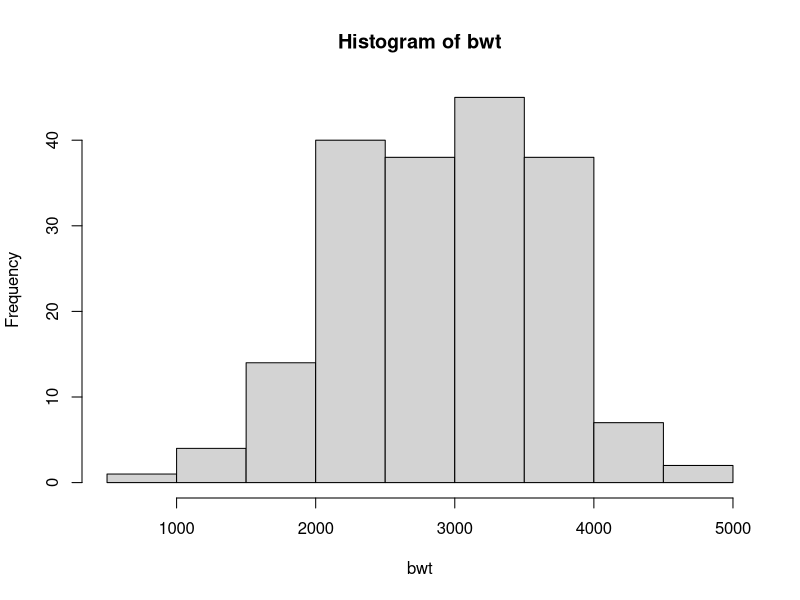
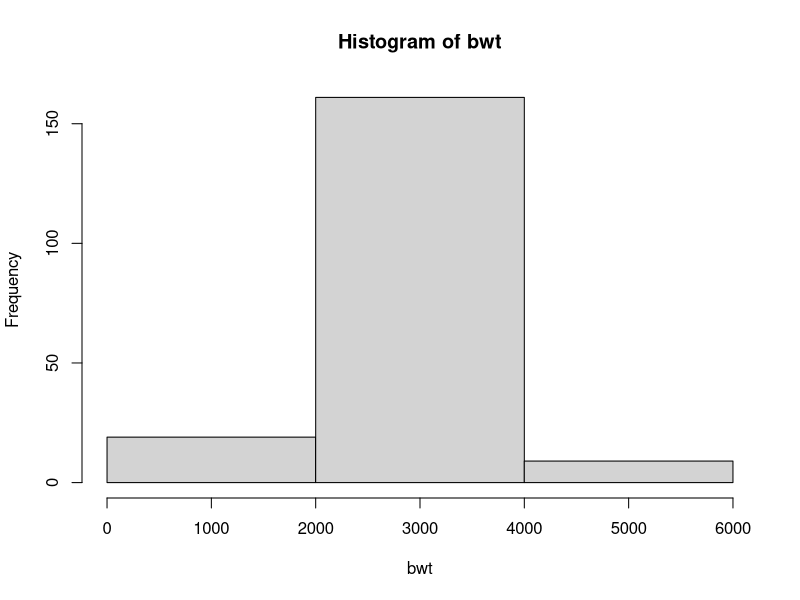
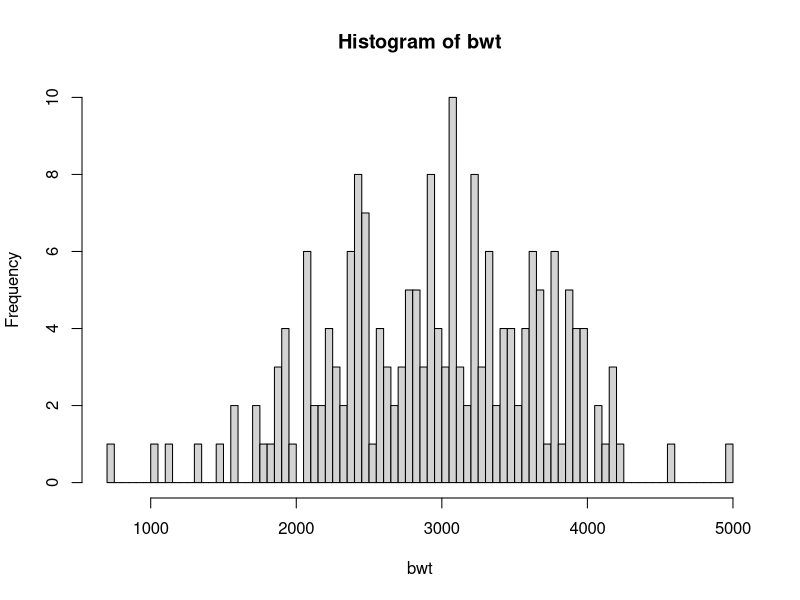
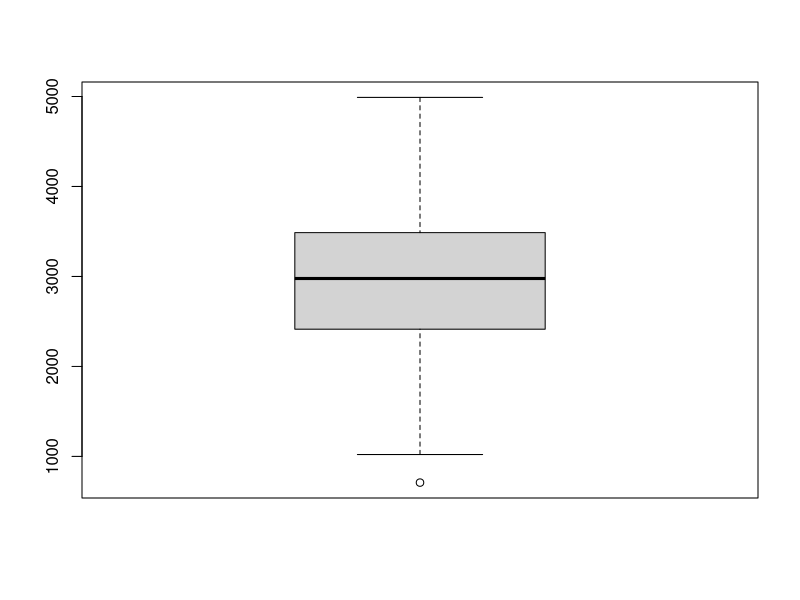
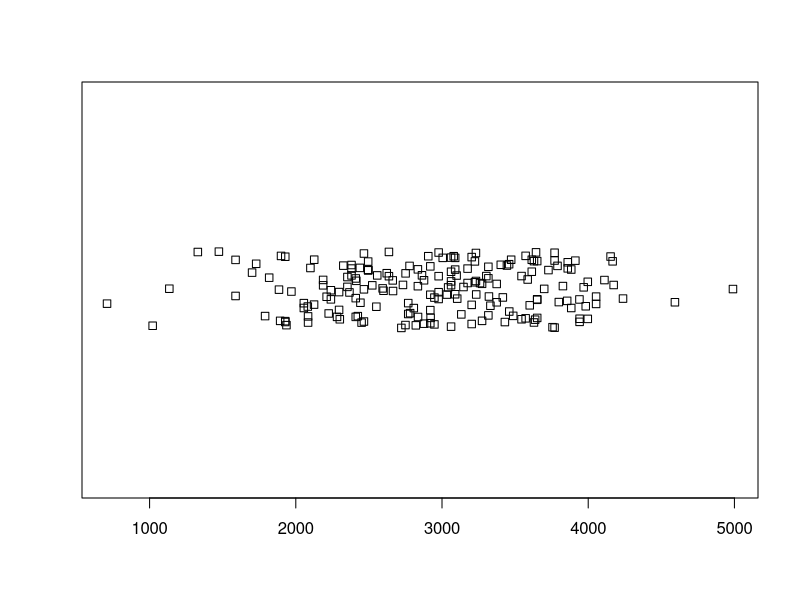
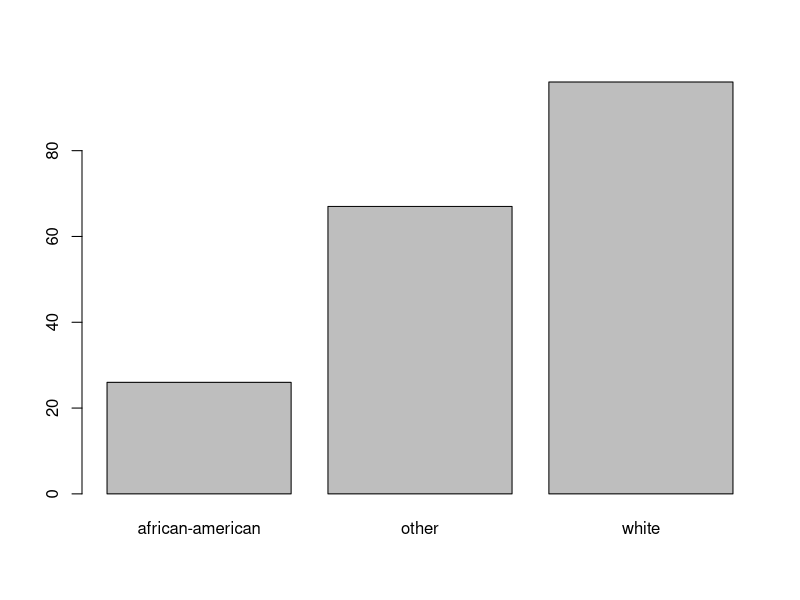
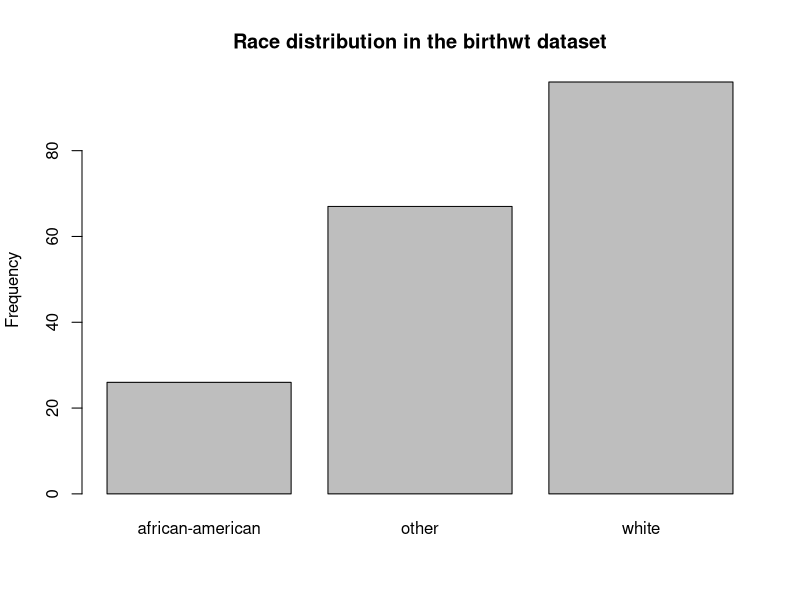
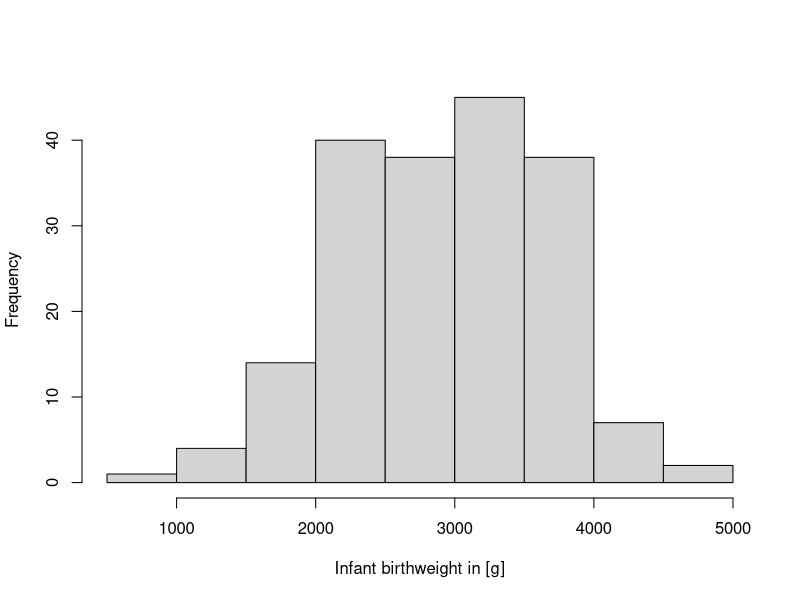

Generate these figures, in order, with R:
## ---- chunk 1
birthwt <- read.csv("birthwt.csv", stringsAsFactors = TRUE)
## ---- chunk 2
summary(birthwt)
## ---- chunk 3
bwt <- birthwt$bwt
## ---- chunk 4
mean(bwt)
median(bwt)
## ---- chunk 5
sd(bwt)       # (empirical) standard deviation
var(bwt)      # (empirical) variance
range(bwt)    # c(min(x), max(x))
IQR(bwt)      # interquartile range
## ---- chunk 6
quantile(bwt)                       # default: quartiles 
quantile(bwt, probs = c(0.2,0.8))
## ---- chunk 7
cv <- sd(bwt)/mean(bwt)
cv
## ---- chunk 8
hist(bwt)                # default intervals
hist(bwt, breaks = 2)    # coarser intervals
hist(bwt, breaks = 100)  # finer intervals
## ---- chunk 9
boxplot(bwt)
## ---- chunk 10
stripchart(bwt, method = "jitter")
## ---- chunk 11
race <- birthwt$race
table(race)                 # absolute frequencies
table(race)/length(race)    # relative frequencies
barplot(table(race))
## ---- chunk 12
var(birthwt$ftv)/mean(birthwt$ftv)
## ---- chunk 13
barplot(table(race), ylab = "Frequency", main = "Race distribution in the birthwt dataset")
hist(bwt, xlab = "Infant birthweight in [g]", main =  "")
## ---- chunk 14
hist(birthwt$age, xlab = "Age of mother in years", main = "")
hist(birthwt$lwt, xlab = "Weight of mother in pounds", main = "")
barplot(table(birthwt$race), xlab = "Mother's race")
barplot(table(birthwt$smoke), xlab = "Did the mother smoke during pregnancy?")
barplot(table(birthwt$ht), xlab = "Mother with history of hypertension?")
barplot(table(birthwt$ftv), xlab = "Frequency of physician visits in first trimester")
hist(birthwt$bwt, xlab = "Birthweight in grams", main = "")
## ---- chunk 15
plot(birthwt$age, birthwt$bwt)
## ---- chunk 16
cor(birthwt$age, birthwt$bwt)
## ---- chunk 17
boxplot(bwt ~ race)
stripchart(bwt ~ race, method = "jitter")
## ---- chunk 18
(tab <- table(ht=birthwt$ht, smoke=birthwt$smoke))
## ---- chunk 19
mosaicplot(tab)
## ---- chunk 20
colnames(tab) <- paste0('smoke: ', colnames(tab))
rownames(tab) <- paste0('ht: ', rownames(tab))
dotchart(tab)
## ---- chunk 21
library(ggplot2)
ggplot(birthwt) + geom_bar(aes(x=smoke, fill = ht))
## ---- chunk 22
table(race=birthwt$race,ht=birthwt$ht)
boxplot(birthwt$age~birthwt$smoke)
plot(birthwt$ftv,birthwt$lwt, xlab = "Number of first trimester visits",
     ylab = "Mother's body weight in pounds")
## ---- chunk 23
animals <- MASS::Animals
plot(animals$body,animals$brain)
plot(animals$body,animals$brain, log = "xy")
## ---- chunk 24
subset(birthwt, ht == "yes")
## ---- chunk 25
idx <- findInterval(birthwt$ftv, c(-0.5,0.5,1.5)) 
catftv <- factor(c("never","once","several")[idx], ordered = TRUE)
head(catftv)
## ---- chunk 26
    plot(birthwt$lwt, birthwt$bwt, col = birthwt$smoke, 
         xlab = "Mother's weight in pounds",
         ylab = "Birth weight in grams",
         main = "Stratification by smoking status")
    legend("bottomright", legend = unique(as.character(birthwt$smoke)), 
           col = unique(as.numeric(birthwt$smoke)), pch = 1)
## ---- chunk 27
    smok <- subset(birthwt, smoke == "yes")
    plot(smok$age, smok$bwt, xlab = "Mother's age in years",
         ylab = "Birth weight in grams",
         main = "Association for smoking mothers")
## ---- chunk 28
    cpx <- subset(birthwt, ftv == 0 & age > 30)
    boxplot(cpx$bwt ~ cpx$smoke, xlab = "Smoking status during pregnancy",
            main = "Mothers over 30 without first trimester visit")
